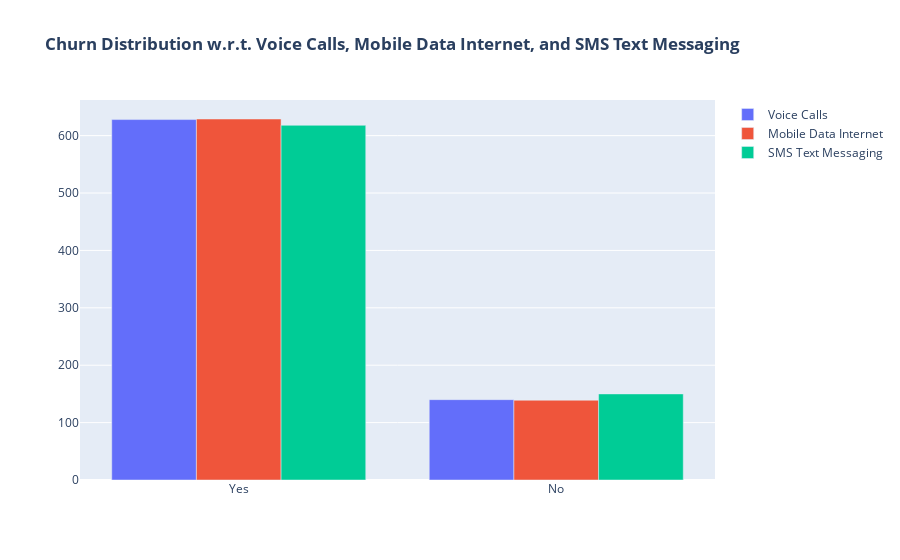

Here is the notebook cell this chart was saved with:
### Markdown cell above
Churn Distribution w.r.t. Voice Calls, Mobile Data Internet, and SMS Text Messaging

### Code cell
# Create a list of unique values in the 'Churn' column
churn_values = ['Yes', 'No']
voice = data['Voice_Calls'].value_counts()
mobile_data = data['Mobile_Data_Internet'].value_counts()
SMS_messaging = data['SMS_Text_Messaging'].value_counts()
fig = go.Figure()

# Voice Calls
fig.add_trace(go.Bar(
    x=churn_values,
    y=voice,
    name='Voice Calls'
))

# Mobile Data Internet
fig.add_trace(go.Bar(
    x=churn_values,
    y=mobile_data,
    name='Mobile Data Internet'
))

# SMS Text Messaging
fig.add_trace(go.Bar(
    x=churn_values,
    y=SMS_messaging,
    name='SMS Text Messaging'
))

fig.update_layout(title_text="<b>Churn Distribution w.r.t. Voice Calls, Mobile Data Internet, and SMS Text Messaging</b>")

fig.show()
data['SMS_Text_Messaging'].value_counts()

### Figure 1 — Plotly figure (JSON) as saved in the notebook; plotly's stock layout.template omitted (floating-point values rounded to 4 significant figures)
{"data": [{"name": "Voice Calls", "type": "bar", "x": ["Yes", "No"], "y": [628, 140]}, {"name": "Mobile Data Internet", "type": "bar", "x": ["Yes", "No"], "y": [629, 139]}, {"name": "SMS Text Messaging", "type": "bar", "x": ["Yes", "No"], "y": [618, 150]}], "layout": {"title": {"text": "<b>Churn Distribution w.r.t. Voice Calls, Mobile Data Internet, and SMS Text Messaging</b>"}}}
